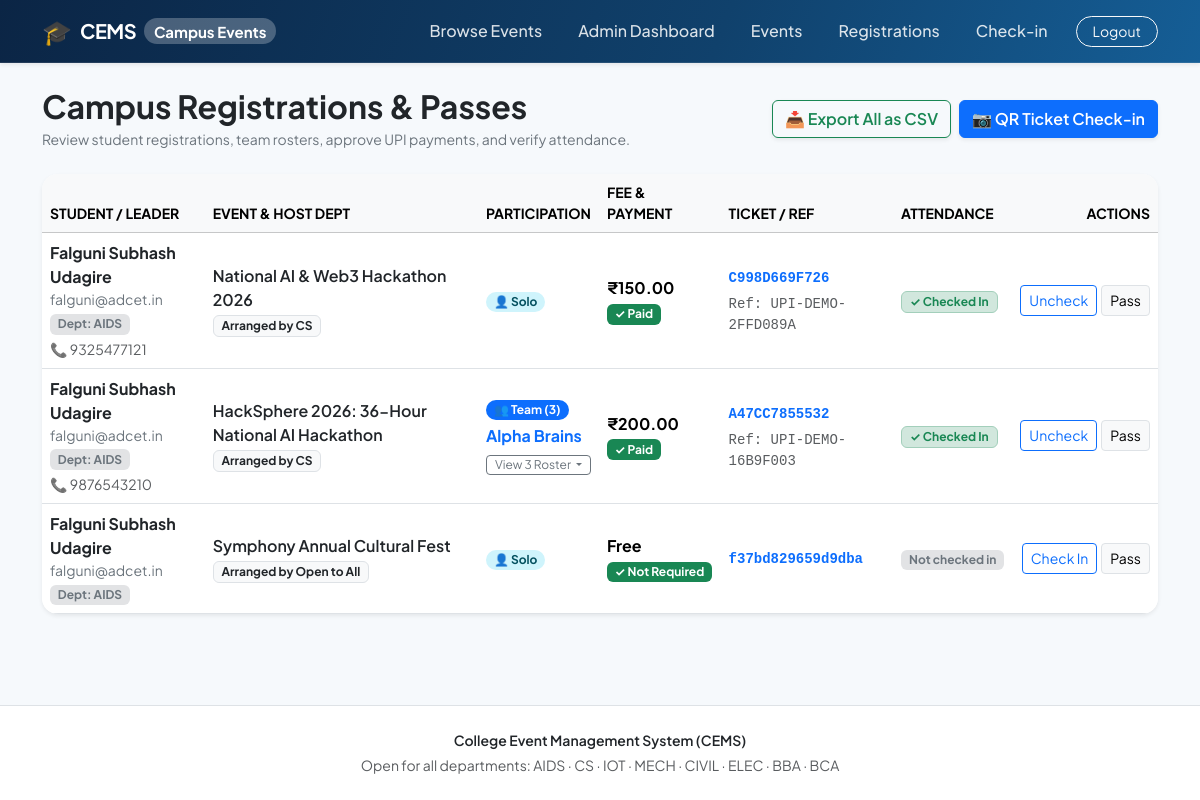
The page /admin/registrations (signed in) on the database its author committed.
### app.py (models this page shows, shortened)
class Registration(db.Model):
    id = db.Column(db.Integer, primary_key=True)
    user_id = db.Column(db.Integer, db.ForeignKey("user.id"), nullable=False)
    event_id = db.Column(db.Integer, db.ForeignKey("event.id"), nullable=False)
    participation_type = db.Column(db.String(20), default="Individual")
    team_name = db.Column(db.String(120), default="")
    team_size = db.Column(db.Integer, default=1)
    team_members = db.Column(db.Text, default="")  # JSON array string
    phone = db.Column(db.String(30), default="")
    status = db.Column(db.String(30), default="Confirmed")
    payment_status = db.Column(db.String(30), default="Pending")
    payment_reference = db.Column(db.String(120), default="")
    ticket_code = db.Column(db.String(32), unique=True, default=lambda: secrets.token_hex(6).upper())
    attended = db.Column(db.Boolean, default=False)
    feedback_rating = db.Column(db.Integer, nullable=True)
    feedback = db.Column(db.Text, default="")
    created_at = db.Column(db.DateTime, default=datetime.utcnow)
    user = db.relationship("User")
    event = db.relationship("Event")
    __table_args__ = (db.UniqueConstraint("user_id", "event_id", name="unique_user_event"),)
    def parsed_members(self):
        if not self.team_members:
            return []
        try:
            items = json.loads(self.team_members)
            return items if isinstance(items, list) else []
        except Exception:
            return []

class User(db.Model):
    id = db.Column(db.Integer, primary_key=True)
    name = db.Column(db.String(120), nullable=False)
    email = db.Column(db.String(180), unique=True, nullable=False)
    password_hash = db.Column(db.String(255), nullable=False)
    department = db.Column(db.String(40), default="")
    role = db.Column(db.String(20), default="student")  # student/admin/organizer
    created_at = db.Column(db.DateTime, default=datetime.utcnow)

class Event(db.Model):
    id = db.Column(db.Integer, primary_key=True)
    title = db.Column(db.String(180), nullable=False)
    category = db.Column(db.String(30), nullable=False)  # Technical, Non-Technical
    department = db.Column(db.String(40), nullable=False)  # Arranging Department
    event_type = db.Column(db.String(20), default="Individual")  # Individual, Team
    min_team_size = db.Column(db.Integer, default=1)
    max_team_size = db.Column(db.Integer, default=1)
    event_date = db.Column(db.String(20), nullable=False)
    event_time = db.Column(db.String(30), default="")
    venue = db.Column(db.String(180), nullable=False)
    description = db.Column(db.Text, default="")
    deadline = db.Column(db.String(20), default="")
    fee = db.Column(db.Float, default=0)
    capacity = db.Column(db.Integer, default=100)
    poster = db.Column(db.String(255), default="")
    status = db.Column(db.String(20), default="Published")
    created_at = db.Column(db.DateTime, default=datetime.utcnow)

### app.py (the view)
@app.route("/admin/registrations")
@login_required("admin")
def admin_registrations():
    regs = Registration.query.order_by(Registration.created_at.desc()).all()
    return render_template("admin_registrations.html", regs=regs)

### app.py (called while the page is built)
def login_required(role=None):
    def decorator(fn):
        @wraps(fn)
        def wrapped(*args, **kwargs):
            if not session.get("user_id"):
                flash("Please log in to continue.", "warning")
                return redirect(url_for("student_login" if role != "admin" else "admin_login"))
            if role and session.get("role") != role:
                abort(403)
            return fn(*args, **kwargs)
        return wrapped
    return decorator

def current_user():
    return db.session.get(User, session.get("user_id")) if session.get("user_id") else None

@app.context_processor
def inject_globals():
    return {
        "current_user": current_user(),
        "departments": DEPARTMENTS,
        "categories": CATEGORIES,
        "event_types": EVENT_TYPES
    }

### templates/admin_registrations.html (shortened to what this page needs)
{% extends "base.html" %}
{% block content %}
<div class="d-flex flex-wrap justify-content-between align-items-center mb-4">
  <div>
    <h1 class="h2 fw-bold text-dark mb-1">Campus Registrations &amp; Passes</h1>
    <p class="text-secondary small mb-0">Review student registrations, team rosters, approve UPI payments, and verify attendance.</p>
  </div>
  <div class="d-flex gap-2">
    <a class="btn btn-outline-success fw-semibold shadow-sm" href="{{ url_for('export_registrations') }}">
      📥 Export All as CSV
    </a>
    <a class="btn btn-primary fw-semibold shadow-sm" href="{{ url_for('admin_attendance') }}">
      📷 QR Ticket Check-in
    </a>
  </div>
</div>
<div class="card border-0 shadow-sm rounded-4 overflow-hidden mb-4">
  <div class="table-responsive">
    <table class="table table-hover align-middle mb-0">
      <thead class="table-light text-secondary small text-uppercase">
        <tr>
          <th>Student / Leader</th>
          <th>Event &amp; Host Dept</th>
          <th>Participation</th>
          <th>Fee &amp; Payment</th>
          <th>Ticket / Ref</th>
          <th>Attendance</th>
          <th class="text-end">Actions</th>
        </tr>
      </thead>
      <tbody>
        {% for r in regs %}
        <tr>
          <td>
            <div class="fw-bold text-dark">{{ r.user.name }}</div>
            <div class="small text-secondary">{{ r.user.email }}</div>
            <span class="badge bg-secondary-subtle text-secondary small">Dept: {{ r.user.department }}</span>
            {% if r.phone %}
              <div class="text-muted small mt-1">📞 {{ r.phone }}</div>
            {% endif %}
          </td>
          <td>
            <div class="fw-semibold text-dark">{{ r.event.title }}</div>
            <span class="badge bg-light text-dark border small">Arranged by {{ r.event.department }}</span>
          </td>
          <td>
            {% if r.participation_type == 'Team' %}
              <span class="badge bg-primary px-2 py-1 rounded-pill">
                👥 Team ({{ r.team_size }})
              </span>
              <div class="fw-bold text-primary mt-1">{{ r.team_name }}</div>
              {% if r.parsed_members() %}
              <div class="dropdown mt-1">
                <button class="btn btn-sm btn-outline-secondary py-0 px-2 dropdown-toggle" style="font-size: 0.75rem;" type="button" data-bs-toggle="dropdown">
                  View {{ r.team_size }} Roster
                </button>
              </div>
              {% endif %}
            {% else %}
              <span class="badge bg-info-subtle text-info-emphasis px-2 py-1 rounded-pill">👤 Solo</span>
            {% endif %}
          </td>
          <td>
            <div class="fw-bold">{{ 'Free' if r.event.fee == 0 else '₹%.2f'|format(r.event.fee) }}</div>
            {% if r.payment_status in ['Paid', 'Not Required'] %}
              <span class="badge bg-success">&check; {{ r.payment_status }}</span>
            {% elif r.payment_status == 'Pending Verification' %}
              <span class="badge bg-info text-dark">⏳ Under Review</span>
            {% else %}
              <span class="badge bg-warning text-dark">⚠️ {{ r.payment_status }}</span>
            {% endif %}
          </td>
          <td>
            <a href="{{ url_for('view_ticket', registration_id=r.id) }}" class="fw-bold font-monospace text-decoration-none">
              <code>{{ r.ticket_code }}</code>
            </a>
            {% if r.payment_reference %}
              <div class="small text-muted font-monospace mt-1">Ref: {{ r.payment_reference }}</div>
            {% endif %}
          </td>
          <td>
            {% if r.attended %}
              <span class="badge bg-success-subtle text-success border border-success-subtle px-2 py-1">
                &check; Checked In
              </span>
            {% else %}
              <span class="badge bg-secondary-subtle text-secondary px-2 py-1">
                Not checked in
              </span>
            {% endif %}
          </td>
          <td class="text-end">
            <div class="d-inline-flex gap-1">
              <form class="d-inline" method="POST" action="{{ url_for('admin_toggle_attendance', registration_id=r.id) }}">
                <button class="btn btn-sm btn-outline-primary" title="Toggle Attendance">
                  {{ 'Uncheck' if r.attended else 'Check In' }}
                </button>
              </form>
              <a href="{{ url_for('view_ticket', registration_id=r.id) }}" class="btn btn-sm btn-light border" title="Pass">
                Pass
              </a>
            </div>
          </td>
        </tr>
        {% else %}
        <tr>
          <td colspan="7" class="text-center py-5 text-muted">No student registrations recorded yet.</td>
        </tr>
        {% endfor %}
      </tbody>
    </table>
  </div>
</div>
{% endblock %}

### static/style.css (style rules this page uses)
:root { --primary-color: #1268e8; --primary-dark: #0b2545; --primary-light: #eef5ff; --accent-color: #f59e0b; --bg-color: #f6f9fc; --card-bg: #ffffff; --text-main: #0f172a; --text-muted: #64748b; --border-color: #e2e8f0; --font-family: 'Plus Jakarta Sans', -apple-system, BlinkMacSystemFont, "Segoe UI", Roboto, sans-serif; }
body { background-color: var(--bg-color); color: var(--text-main); font-family: var(--font-family); min-height: 100vh; display: flex; flex-direction: column; -webkit-font-smoothing: antialiased; }
.font-monospace { font-family: SFMono-Regular, Menlo, Monaco, Consolas, "Liberation Mono", "Courier New", monospace !important; }

### rows shown on the page
Registration: user.name "Falguni Subhash Udagire", user.email "falguni@adcet.in", user.department "AIDS", phone "9325477121", event "National AI & Web3 Hackathon 2026", event.department "CS", participation_type "👤 Solo", payment_status "Paid", ticket_code "C998D669F726", payment_reference "UPI-DEMO-2FFD089A", shows "✓ Checked In", attended "Uncheck"
Event: fee "₹150.00"
Registration: user.name "Falguni Subhash Udagire", user.email "falguni@adcet.in", user.department "AIDS", phone "9876543210", event "HackSphere 2026: 36-Hour National AI Hackathon", event.department "CS", team_size "3", team_name "Alpha Brains", payment_status "Paid", ticket_code "A47CC7855532", payment_reference "UPI-DEMO-16B9F003", shows "✓ Checked In", attended "Uncheck"
Event: fee "₹200.00"
Registration: user.name "Falguni Subhash Udagire", user.email "falguni@adcet.in", user.department "AIDS", event "Symphony Annual Cultural Fest", event.department "Open to All", participation_type "👤 Solo", payment_status "Not Required", ticket_code "f37bd829659d9dba", shows "Not checked in", attended "Check In"
Event: fee "Free"
